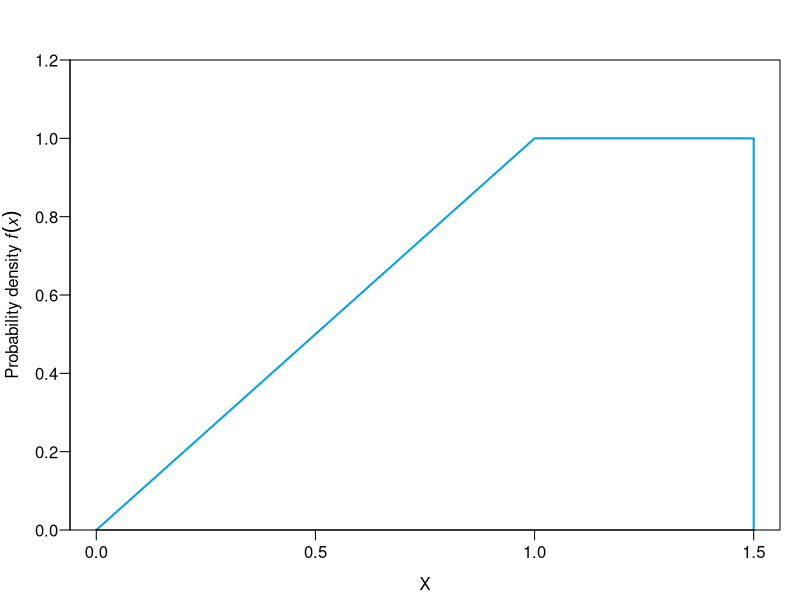
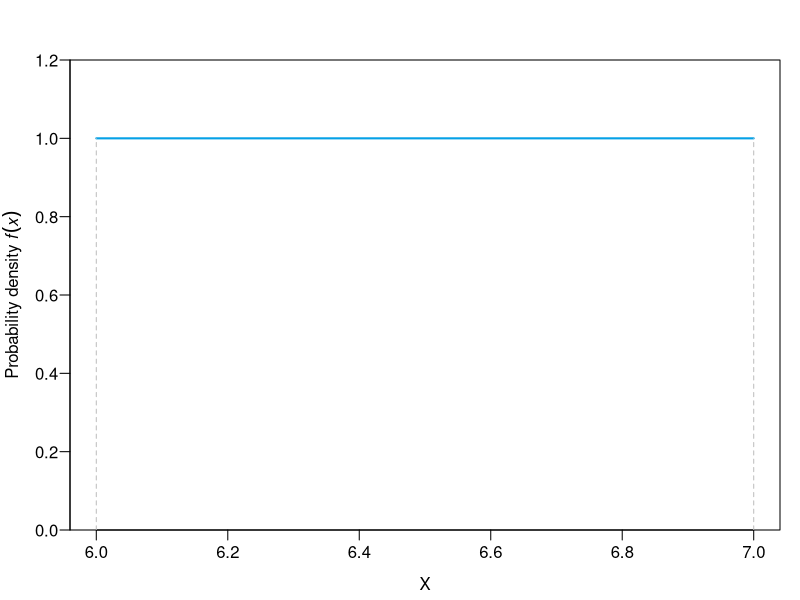
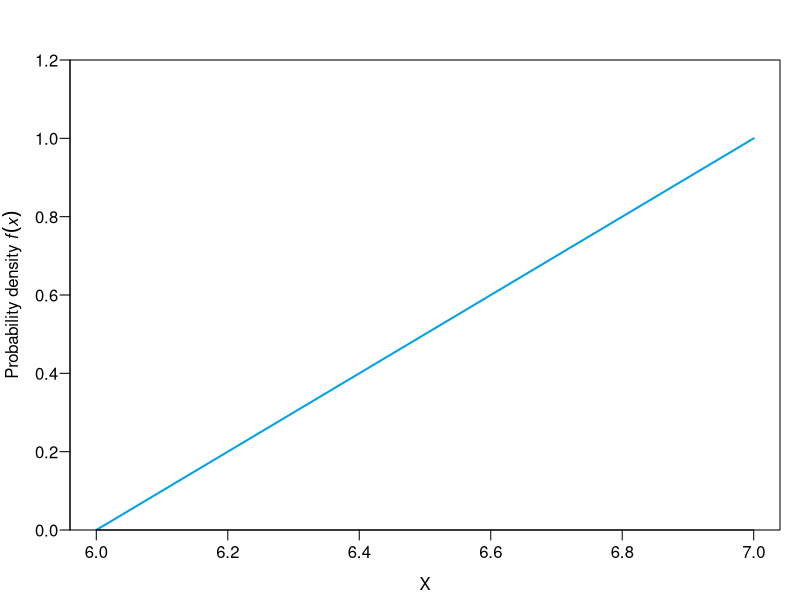

The R script that drew these images, in order: (Note: this script raises an error after producing the figures.)
## ---- chunk 1
library(knitr)
#library(printr)
#library(rk.Teaching)
options(digits=4, scipen=999)
opts_chunk$set(comment=NA, fig.width=8, fig.height=6, fig.path='img/', fig.align="center", dev="svg", digits=4, echo=FALSE, warning=FALSE, message=FALSE)
color1 <- rgb(5,161,230,max=255)
color2 <- rgb(238,50,36,max=255)
## ---- chunk 2
par(mar=c(3.5,3.5,3,1), mgp=c(2.2,0.6,0), las=1)
x <- c(0,1,1.5,1.5)
y <- c(0,1,1,0)
plot(x, y, type="l", xlab="X", ylim=c(0,1.2), ylab=expression(paste("Probability density ", italic(f(x)))), yaxs="i", col=color1, lwd=2)
## ---- chunk 3
par(mar=c(3.5,3.5,3,1), mgp=c(2.2,0.6,0), las=1)
x <- c(6,7)
y <- c(1,1)
plot(x, y, type="l", xlab="X", ylim=c(0,1.2), ylab=expression(paste("Probability density ", italic(f(x)))), yaxs="i", col=color1,
lwd=2)
segments(6,0,6,1, lty=2, col="gray")
segments(7,0,7,1, lty=2, col="gray")
## ---- chunk 4
par(mar=c(3.5,3.5,3,1), mgp=c(2.2,0.6,0), las=1)
x <- c(6,7)
y <- c(0,1)
plot(x, y, type="l", xlab="X", ylim=c(0,1.2), ylab=expression(paste("Probability density ", italic(f(x)))), yaxs="i", col=color1,
lwd=2)
## ---- chunk 5
x1 = 1.24
x2 = -0.68
x3 = -1.35
x4 = 0.44
## ---- chunk 6
p1 = 0.6406
p2 = 0.0606
p3 = 0.4783
p4 = 0.2313
p5 = 0.5467
## ---- chunk 7
m = 10
s = 2
x1 = 10
x2 = 8
x3 = 14
## ---- chunk 8
m = 106
s = 8
x1 = 120
x2 = 90
## ---- chunk 9
m = 220
s = 30
n = 20000
x1 = 210
x2 = 240
x3 = 250
p1 = 0.2
## ---- chunk 10
m = 4.2
n = 100
n1 = 32
p1 = n1/n
x1 = 5
x2 = 7
s = (x1-m)/qnorm(p1, lower.tail=F)
## ---- chunk 11
m = 4.2
n = 40000
n1 = 2276
n2 = 11508
x1 = 0.8
x2 = 0.84
x3 = 1
p1 = n1/n
p2 = n2/n
A = matrix(c(1,qnorm(1-p1-p2),1,qnorm(p2,lower.tail=F)), nrow=2, byrow = T)
B = matrix(c(x1,x2))
sol = solve(A,B)
m = sol[1]
s = sol[2]
## ---- chunk 12
p1 = 0.2
x1 = 12
p2 = 0.05
x2 = 8
p3 = 0.85
x3 = 11
# System matrices
A = matrix(c(1,qnorm(p1,lower.tail=F),1,qnorm(p2)), nrow=2, byrow = T)
B = matrix(c(x1,x2))
sol = solve(A,B)
m1 = sol[1]
s = sol[2]
m2 = x3 - qnorm(p3, lower.tail=F)*s
p = 0.4
x4 = 9
## ---- chunk 13
x1 = 4
m1 = 4.5
s1 = 0.2
m2 = 3
s2 = 0.3
pre = 0.1
sen = pnorm(x1, m1, s1, lower.tail=F)
spe = pnorm(x1, m2, s2)
pos = pre*sen+(1-pre)(1-spe)
ppv = pre*sen/pos
